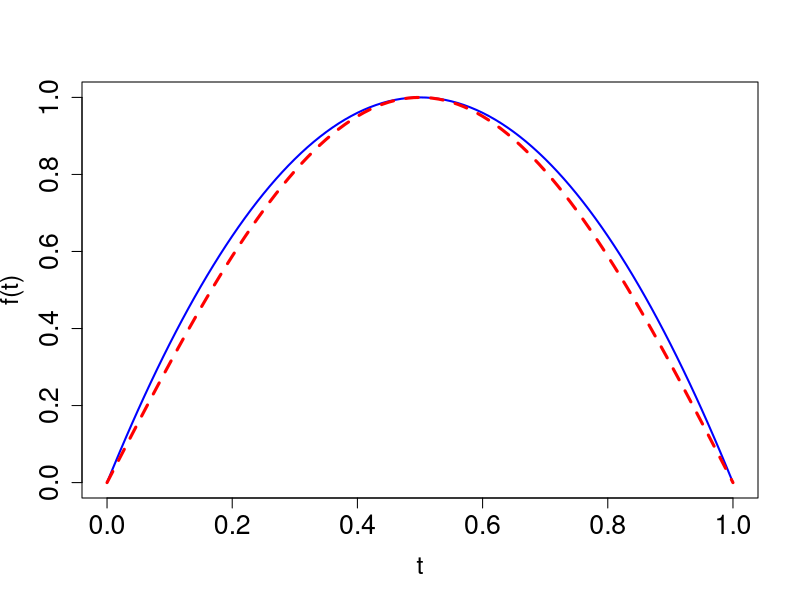

Source code (R):
# parasin
t <- seq(0,1,0.01)
y1 <- 4*t*(1-t)
y2 <- sin(pi*t)

setEPS()
postscript(file = "parasin2.eps", width = 8, height = 6)
plot(t,y1, type='l', lwd=2, col='blue', ylab='f(t)',cex.axis=1.6, cex.lab=1.5)
lines(t,y2, lwd=3, lty=2, col='red')
dev.off()